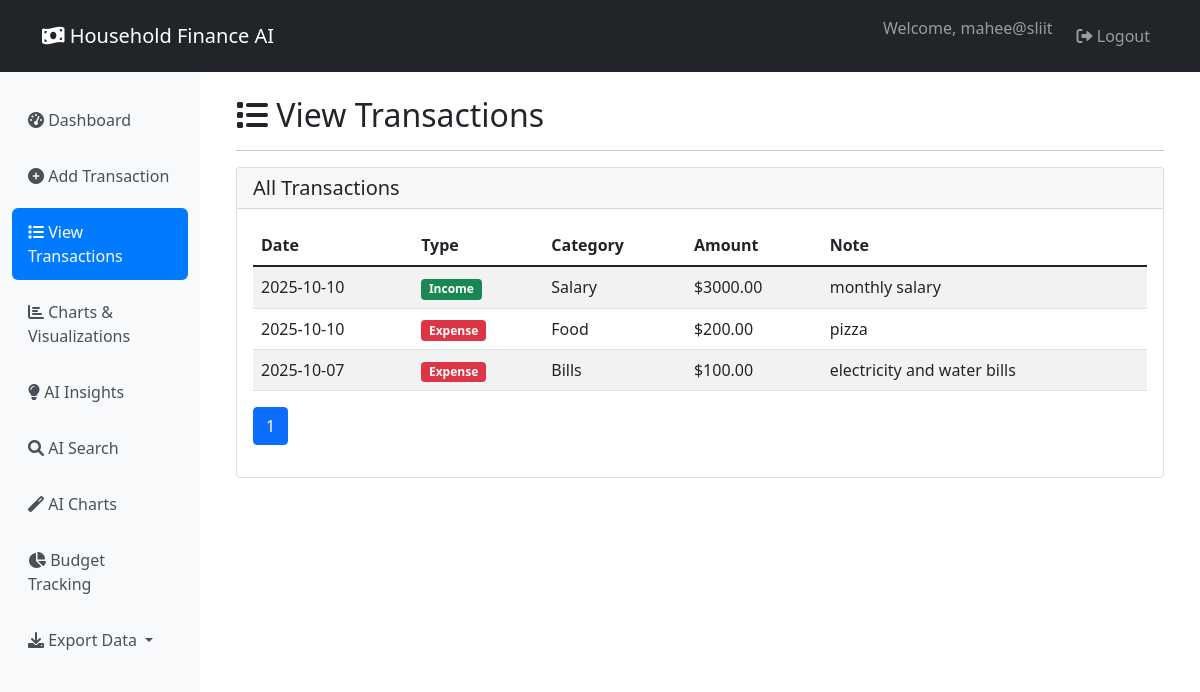
Before: /view-transactions (signed in) with the older database file.
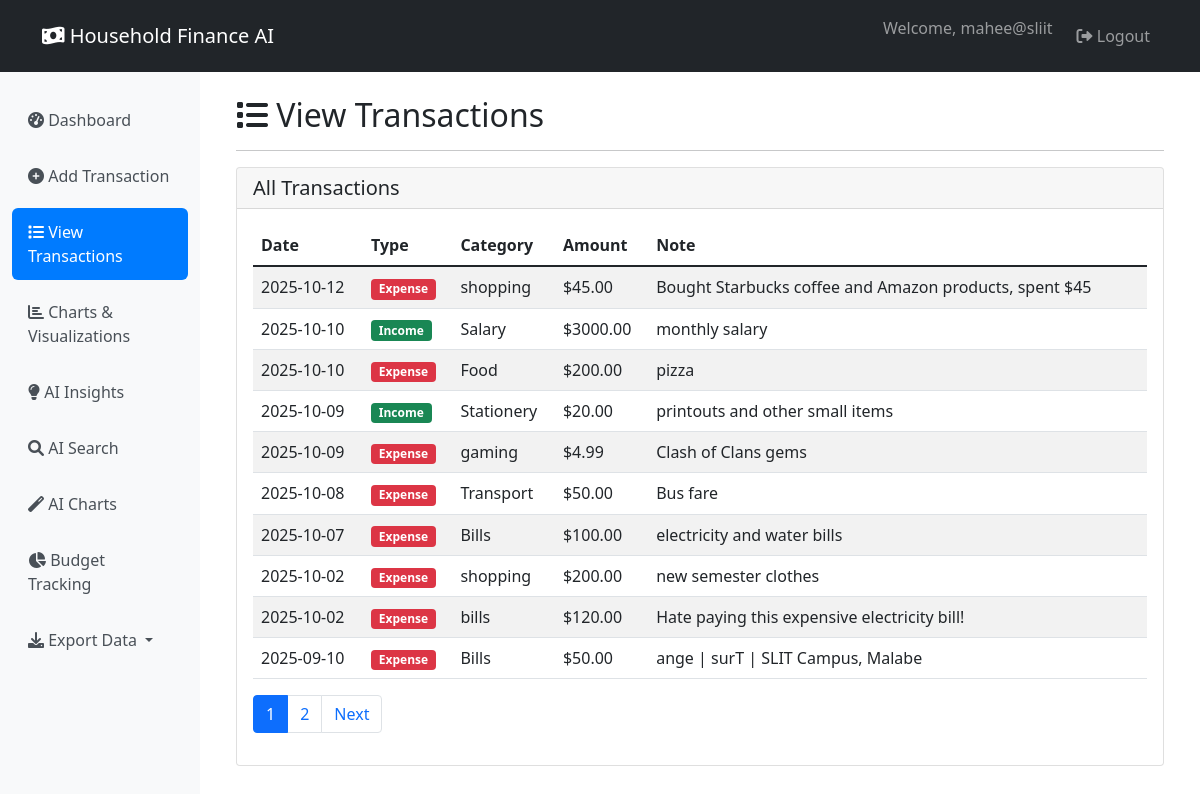
After: the same page with the newer database file.
### core/database.py (models this page shows, shortened)
class Transaction(db.Model):
    __tablename__ = "transactions"
    id = db.Column(db.Integer, primary_key=True)
    user_id = db.Column(db.Integer, db.ForeignKey("users.id"), nullable=False)
    t_type = db.Column(db.String(20), nullable=False)  # "income" or "expense"
    category = db.Column(db.String(100), nullable=False)
    amount = db.Column(db.Float, nullable=False)
    date = db.Column(db.Date, nullable=False, default=datetime.utcnow)
    note = db.Column(db.Text, nullable=True)
    created_at = db.Column(db.DateTime, default=datetime.utcnow)
    user = db.relationship("User", back_populates="transactions")

### app/routes/transactions.py (the view, shortened to what this page needs)
@transactions_bp.route('/view-transactions')
@login_required
def view_transactions():
    page = request.args.get('page', 1, type=int)
    per_page = 10  # Number of transactions per page
    transactions_pagination = Transaction.query.filter_by(user_id=current_user.id)\
        .order_by(Transaction.date.desc())\
        .paginate(page=page, per_page=per_page, error_out=False)
    transactions = transactions_pagination.items
    anomalies = collector.detect_anomalies(current_user.id)
    anomaly_ids = [a['id'] for a in anomalies]
    llm_explanations = {}
    for txn_dict in anomalies:
        txn = Transaction.query.get(txn_dict['id'])
        if txn:
            llm_explanations[txn.id] = collector.explain_anomaly(txn)
    summary = collector.generate_summary(current_user.id, period='week')
    return render_template(
        'view_transactions.html',
        transactions=transactions_pagination,  # Pass the pagination object, not just items
        anomalies=anomalies,
        anomaly_ids=anomaly_ids,
        llm_explanations=llm_explanations,
        summary=summary
    )

### agents/data_collector.py (called while the page is built)
    def get_transactions_df(self, user_id):
        transactions = Transaction.query.filter_by(user_id=user_id).all()
        if not transactions:
            return pd.DataFrame()
        data = [{
            "id": t.id,
            "date": t.date,
            "type": t.t_type,
            "category": t.category,
            "amount": t.amount,
            "note": t.note
        } for t in transactions]
        df = pd.DataFrame(data)
        if not df.empty:
            df['date'] = pd.to_datetime(df['date'])
        return df

    def detect_anomalies(self, user_id):
        df = self.get_transactions_df(user_id)
        if df.empty:
            return []
        mean = df['amount'].mean()
        std = df['amount'].std()
        if std > 0:  # Avoid division by zero
            anomalies = df[df['amount'] > mean + 2 * std]  # > 2 standard deviations
            return anomalies.to_dict('records')
        return []

### app/templates/view_transactions.html (shortened to what this page needs)
{% extends "base.html" %}
{% block content %}
<div class="row">
    <div class="col-12">
        <h2><i class="fas fa-list"></i> View Transactions</h2>
        <hr>
    </div>
</div>
<div class="row">
    <div class="col-12">
        <div class="card">
            <div class="card-header">
                <h5 class="mb-0">All Transactions</h5>
            </div>
            <div class="card-body">
                {% if transactions.items %}
                <div class="table-responsive">
                    <table class="table table-striped">
                        <thead>
                            <tr>
                                <th>Date</th>
                                <th>Type</th>
                                <th>Category</th>
                                <th>Amount</th>
                                <th>Note</th>
                            </tr>
                        </thead>
                        <tbody>
                            {% for transaction in transactions.items %}
                            <tr>
                                <td>{{ transaction.date.strftime('%Y-%m-%d') }}</td>
                                <td>
                                    <span class="badge {% if transaction.t_type == 'income' %}bg-success{% else %}bg-danger{% endif %}">
                                        {{ transaction.t_type.title() }}
                                    </span>
                                </td>
                                <td>{{ transaction.category }}</td>
                                <td>${{ "%.2f"|format(transaction.amount) }}</td>
                                <td>{{ transaction.note or '-' }}</td>
                            </tr>
                            {% endfor %}
                        </tbody>
                    </table>
                </div>
                <nav aria-label="Transaction pagination">
                    <ul class="pagination">
                        {% for page_num in transactions.iter_pages() %}
                            {% if page_num %}
                                <li class="page-item {% if page_num == transactions.page %}active{% endif %}">
                                    <a class="page-link" href="{{ url_for('transactions.view_transactions', page=page_num) }}">{{ page_num }}</a>
                                </li>
                            {% else %}
                                <li class="page-item disabled"><span class="page-link">…</span></li>
                            {% endif %}
                        {% endfor %}
                        {% if transactions.has_next %}
                        <li class="page-item">
                            <a class="page-link" href="{{ url_for('transactions.view_transactions', page=transactions.next_num) }}">Next</a>
                        </li>
                        {% endif %}
                    </ul>
                </nav>
                {% else %}
                <p class="text-muted">No transactions found.</p>
                <a href="{{ url_for('transactions.add_transaction') }}" class="btn btn-primary">
                    Add Your First Transaction
                </a>
                {% endif %}
            </div>
        </div>
    </div>
</div>
{% endblock %}

Changed rows visible on the page:
added Transaction: amount "45.00"
added Transaction: amount "20.00"
added Transaction: amount "4.99"
added Transaction: amount "50.00"
added Transaction: amount "200.00"
added Transaction: amount "120.00"
added Transaction: amount "50.00"
Other visible differences:
new list line: "2"
text now shown: "Next"
